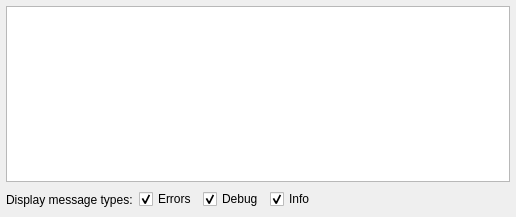
<?xml version="1.0" encoding="UTF-8"?>
<ui version="4.0">
 <class>LoggerWidgetDesign</class>
 <widget class="QWidget" name="LoggerWidgetDesign">
  <property name="geometry">
   <rect>
    <x>0</x>
    <y>0</y>
    <width>516</width>
    <height>217</height>
   </rect>
  </property>
  <property name="windowTitle">
   <string>Form</string>
  </property>
  <layout class="QVBoxLayout">
   <item>
    <widget class="QTextEdit" name="messageEdit">
     <property name="readOnly">
      <bool>true</bool>
     </property>
    </widget>
   </item>
   <item>
    <layout class="QHBoxLayout">
     <item>
      <widget class="QLabel" name="textLabel1">
       <property name="text">
        <string>Display message types:</string>
       </property>
       <property name="wordWrap">
        <bool>false</bool>
       </property>
      </widget>
     </item>
     <item>
      <widget class="QCheckBox" name="errorBox">
       <property name="text">
        <string>Errors</string>
       </property>
       <property name="checked">
        <bool>true</bool>
       </property>
      </widget>
     </item>
     <item>
      <widget class="QCheckBox" name="debugBox">
       <property name="text">
        <string>Debug</string>
       </property>
       <property name="checked">
        <bool>true</bool>
       </property>
      </widget>
     </item>
     <item>
      <widget class="QCheckBox" name="infoBox">
       <property name="text">
        <string>Info</string>
       </property>
       <property name="checked">
        <bool>true</bool>
       </property>
      </widget>
     </item>
     <item>
      <spacer>
       <property name="orientation">
        <enum>Qt::Horizontal</enum>
       </property>
       <property name="sizeType">
        <enum>QSizePolicy::Expanding</enum>
       </property>
       <property name="sizeHint" stdset="0">
        <size>
         <width>141</width>
         <height>21</height>
        </size>
       </property>
      </spacer>
     </item>
     <item>
      <widget class="QToolButton" name="clearButton">
       <property name="toolTip">
        <string>Clear</string>
       </property>
       <property name="text">
        <string/>
       </property>
       <property name="autoRaise">
        <bool>true</bool>
       </property>
      </widget>
     </item>
    </layout>
   </item>
  </layout>
 </widget>
 <layoutdefault spacing="6" margin="6"/>
 <resources/>
 <connections>
  <connection>
   <sender>clearButton</sender>
   <signal>clicked()</signal>
   <receiver>LoggerWidgetDesign</receiver>
   <slot>clearLogger()</slot>
   <hints>
    <hint type="sourcelabel">
     <x>20</x>
     <y>20</y>
    </hint>
    <hint type="destinationlabel">
     <x>20</x>
     <y>20</y>
    </hint>
   </hints>
  </connection>
 </connections>
</ui>
